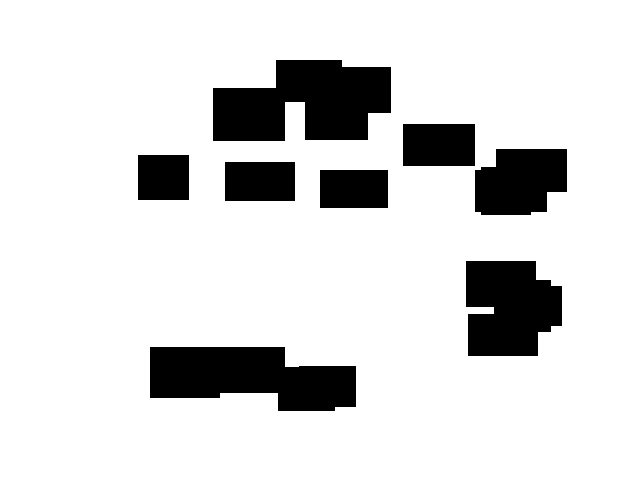
#> input picture Images/Obstacles.png, 640 x 480 px
$ python test.py
#> lines starting #> are read from the running program, lines starting #| are printed output that depends on the picture; after the words box and inside, x2 and y2 are one past the last pixel; in counts of white or black regions, pixels touching at a corner belong together
from PIL import Image, ImageOps
import numpy as np
import matplotlib.pyplot as plt

img = Image.open("Images/Obstacles.png")
#> img is the input picture: PIL image 640x480 RGBA; mean R, G, B, A 218.5, 218.5, 218.5, 255
img = ImageOps.grayscale(img)
#> img: PIL image 640x480 L; 85.7% white; 8 black regions, largest, box (x1, y1, x2, y2) and area: (213, 60, 391, 141) 10824, (150, 347, 356, 411) 9783, (466, 261, 562, 356) 7638
img_1 = img.load()
print(img.size)
#| (640, 480)
print(img_1[386,288])
#| 255
np_img = np.array(img)
print(np_img.shape)
#| (480, 640)
with np.printoptions(threshold=np.inf):
  f = open("demofile8.txt", "a")
  f.write(str(np_img))
  f.close()
print(np_img[386,288])
#| 0

np_img = ~np_img
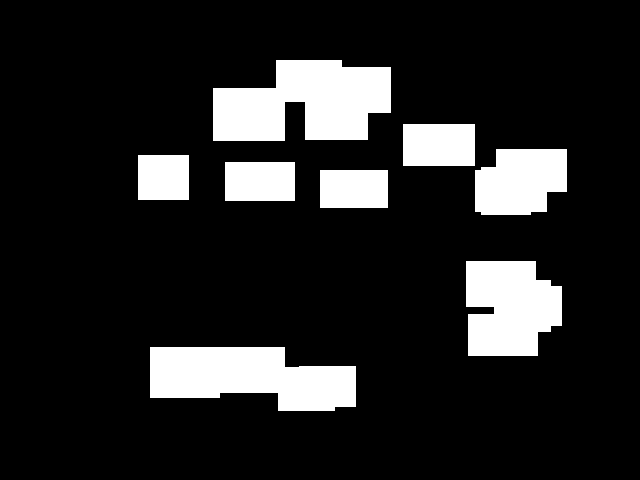
#> np_img: shape (480, 640); 14.3% white; 8 white regions, largest, box (x1, y1, x2, y2) and area: (213, 60, 391, 141) 10824, (150, 347, 356, 411) 9783, (466, 261, 562, 356) 7638
with np.printoptions(threshold=np.inf):
  f = open("demofile12.txt", "a")
  f.write(str(np_img))
  f.close()
np_img[np_img > 0] = 1
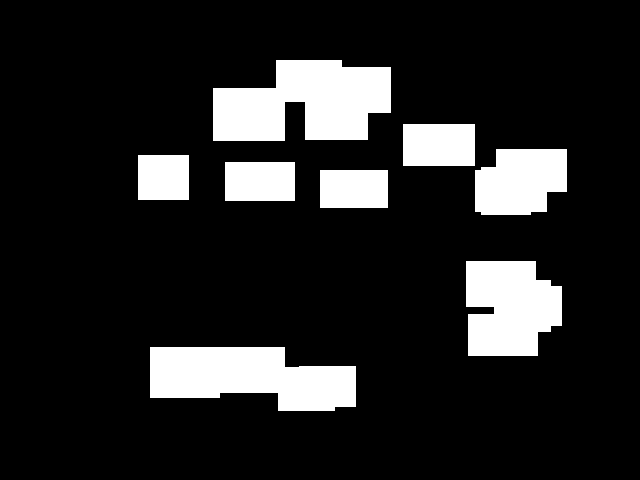
#> np_img: shape (480, 640); values 0 (black) and 1 (white), 14.3% white; 8 white regions, largest, box (x1, y1, x2, y2) and area: (213, 60, 391, 141) 10824, (150, 347, 356, 411) 9783, (466, 261, 562, 356) 7638
with np.printoptions(threshold=np.inf):
  f = open("demofile14.txt", "a")
  f.write(str(np_img))
  f.close()
plt.set_cmap('binary')
with np.printoptions(threshold=np.inf):
  f = open("demofile10.txt", "a")
  f.write(str(np_img))
  f.close()
print(np_img.shape)
#| (480, 640)
print(np_img[288,386])
#| 0
